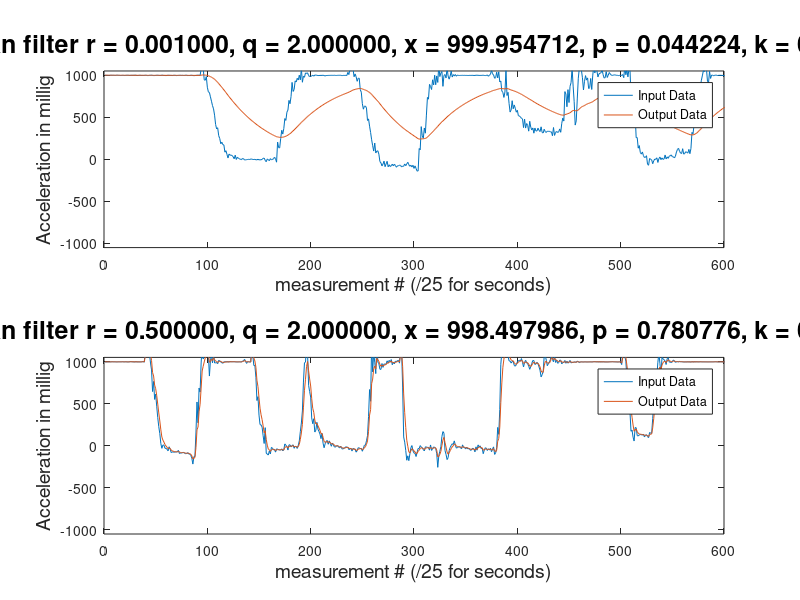

MATLAB code to generate this figure:
clear all;
data = importdata('data1z.txt');
s = size(data);
number = 1:1:s;
dataformatted = [number', data];
str = sprintf('Kalman filter r = %f, q = %f, x = %f, p = %f, k = %f',dataformatted(1,3),dataformatted(1,4), dataformatted(1,5), dataformatted(1,6),dataformatted(1,7));
figure('units','normalized','outerposition',[0 0 1 1])
subplot(2,1,1),
plot(dataformatted(:,1),dataformatted(:,2),dataformatted(:,1),dataformatted(:,5));
title(str,'fontsize',18);
xlabel('measurement # (/25 for seconds)','fontsize',14);
ylabel('Acceleration in millig','fontsize',14);
legend('Input Data','Output Data');
axis([0 600 -1050 1050]);
data = importdata('data2z.txt');
s = size(data);
number = 1:1:s;
dataformatted = [number', data];
str = sprintf('Kalman filter r = %f, q = %f, x = %f, p = %f, k = %f',dataformatted(1,3),dataformatted(1,4), dataformatted(1,5), dataformatted(1,6),dataformatted(1,7));
subplot(2,1,2),
plot(dataformatted(:,1),dataformatted(:,2),dataformatted(:,1),dataformatted(:,5));
title(str,'fontsize',18);
xlabel('measurement # (/25 for seconds)','fontsize',14);
ylabel('Acceleration in millig','fontsize',14);
legend('Input Data','Output Data');
axis([0 600 -1050 1050]);